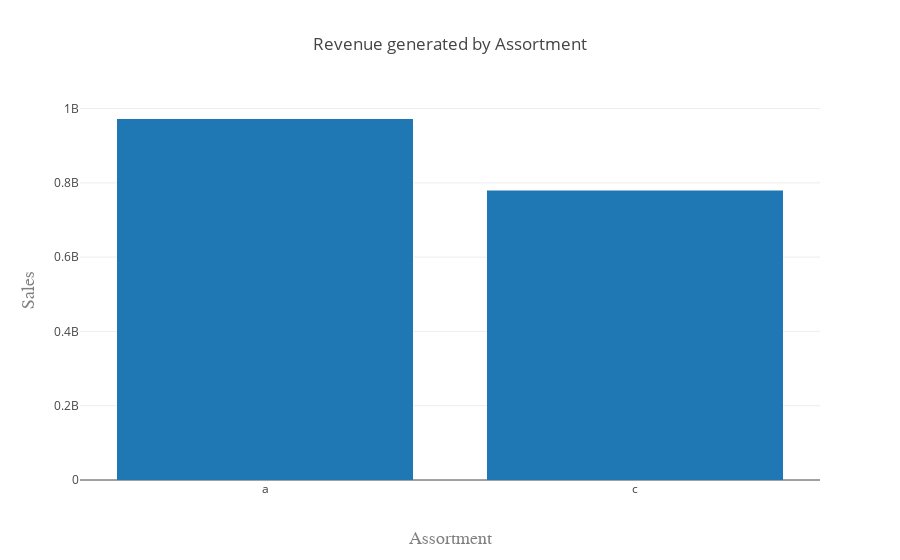

The notebook cell saved with this chart:
### Markdown cell above
** What are the best assortment **

### Code cell
#Sum the train dataframe by store number summing up the others columns 
trainsumbystore = train.groupby('Store').sum().reset_index()
 
#Merge the two datasets 

mergedtable = pd.merge(trainsumbystore, store, on='Store')

salesassortment= mergedtable[['Assortment', 'Sales']]
salesassortment= salesassortment.groupby('Assortment').sum().sort_values(by='Sales',ascending=False)
salesassortment= salesassortment.reset_index()


trace1 = go.Bar(
    x=salesassortment[('Assortment')],
    y=salesassortment[('Sales')],
    name='Name of Trace 1'
)

data = [trace1]

layout = go.Layout(
    title='Revenue generated by Assortment',
    xaxis=dict(
        title='Assortment',
        titlefont=dict(
            family='Courier New, monospace',
            size=18,
            color='#7f7f7f'
        )
    ),
    yaxis=dict(
        title='Sales',
        autorange = True,
        titlefont=dict(
            family='Courier New, monospace',
            size=18,
            color='#7f7f7f'
        )
    )
)
fig = go.Figure(data=data, layout=layout)

fig.iplot()

### Figure 1 — Plotly figure (JSON) as saved in the notebook; plotly's stock layout.template omitted (floating-point values rounded to 4 significant figures)
{"data": [{"name": "Name of Trace 1", "type": "bar", "x": ["a", "c"], "y": [971834451, 779193689]}], "layout": {"title": "Revenue generated by Assortment", "xaxis": {"title": "Assortment", "titlefont": {"color": "#7f7f7f", "family": "Courier New, monospace", "size": 18}}, "yaxis": {"autorange": true, "title": "Sales", "titlefont": {"color": "#7f7f7f", "family": "Courier New, monospace", "size": 18}}}}
